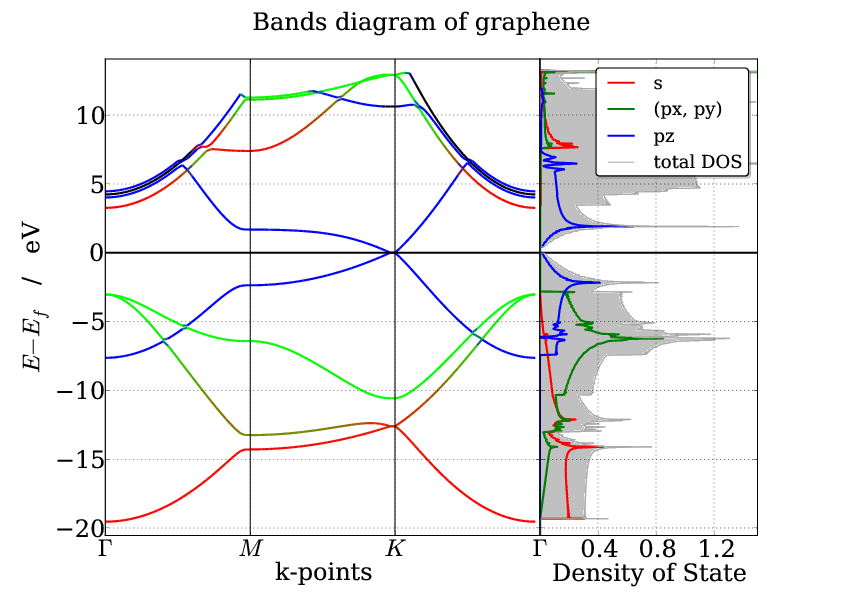

Source code (Python):
#!/usr/bin/env python
# -*- coding=utf-8 -*-

import sys

import numpy as np
from numpy import array as npa

import matplotlib.pyplot as plt
from matplotlib.collections import LineCollection
from matplotlib.gridspec import GridSpec

import pymatgen as mg
from pymatgen.io.vasp.outputs import Vasprun, Procar
from pymatgen.symmetry.bandstructure import HighSymmKpath
from pymatgen.electronic_structure.core import Spin, Orbital


def rgbline(ax, k, e, red, green, blue, alpha=1.):
    # creation of segments based on
    # http://nbviewer.ipython.org/urls/raw.github.com/dpsanders/matplotlib-examples/master/colorline.ipynb
    pts = np.array([k, e]).T.reshape(-1, 1, 2)
    seg = np.concatenate([pts[:-1], pts[1:]], axis=1)

    nseg = len(k) - 1
    r = [0.5 * (red[i] + red[i + 1]) for i in range(nseg)]
    g = [0.5 * (green[i] + green[i + 1]) for i in range(nseg)]
    b = [0.5 * (blue[i] + blue[i + 1]) for i in range(nseg)]
    a = np.ones(nseg, np.float) * alpha
    lc = LineCollection(seg, colors=list(zip(r, g, b, a)), linewidth=2)
    ax.add_collection(lc)

if __name__ == "__main__":
    # read data
    # ---------

    # kpoints labels
    path = HighSymmKpath(mg.Structure.from_file("./opt/CONTCAR")).kpath["path"]
    labels = [r"$%s$" % lab for lab in path[0][0:4]]

    # bands
    bands = Vasprun("./bands/vasprun.xml").get_band_structure("./bands/KPOINTS", line_mode=True)

    # projected bands
    data = Procar("./bands/PROCAR").data

    # density of state
    dosrun = Vasprun("./dos/vasprun.xml")

    # set up matplotlib plot
    # ----------------------

    # general options for plot
    font = {'family': 'serif', 'size': 24}
    plt.rc('font', **font)

    # set up 2 graph with aspec ration 2/1
    # plot 1: bands diagram
    # plot 2: Density of State
    gs = GridSpec(1, 2, width_ratios=[2, 1])
    fig = plt.figure(figsize=(11.69, 8.27))
    fig.suptitle("Bands diagram of graphene")
    ax1 = plt.subplot(gs[0])
    ax2 = plt.subplot(gs[1])  # , sharey=ax1)

    # set ylim for the plot
    # ---------------------
    emin = 1e100
    emax = -1e100
    for spin in bands.bands.keys():
        for b in range(bands.nb_bands):
            emin = min(emin, min(bands.bands[spin][b]))
            emax = max(emax, max(bands.bands[spin][b]))

    emin -= bands.efermi + 1
    emax -= bands.efermi - 1
    ax1.set_ylim(emin, emax)
    ax2.set_ylim(emin, emax)

    # Band Diagram
    # ------------

    # sum up contribution over carbon atoms
    data = data[Spin.up].sum(axis=2)

    # sum up px and py contributions and normalize contributions
    contrib = np.zeros((bands.nb_bands, len(bands.kpoints), 3))
    for b in range(bands.nb_bands):
        for k in range(len(bands.kpoints)):
            sc = data[k][b][Orbital.s.value]**2
            pxpyc = data[k][b][Orbital.px.value]**2 + \
                data[k][b][Orbital.py.value]**2
            pzc = data[k][b][Orbital.pz.value]**2
            tot = sc + pxpyc + pzc
            if tot != 0.0:
                contrib[b, k, 0] = sc / tot
                contrib[b, k, 1] = pxpyc / tot
                contrib[b, k, 2] = pzc / tot

    # plot bands using rgb mapping
    for b in range(bands.nb_bands):
        rgbline(ax1,
                range(len(bands.kpoints)),
                [e - bands.efermi for e in bands.bands[Spin.up][b]],
                contrib[b, :, 0],
                contrib[b, :, 1],
                contrib[b, :, 2])

    # style
    ax1.set_xlabel("k-points")
    ax1.set_ylabel(r"$E - E_f$   /   eV")
    ax1.grid()

    # fermi level at 0
    ax1.hlines(y=0, xmin=0, xmax=len(bands.kpoints), color="k", lw=2)

    # labels
    nlabs = len(labels)
    step = len(bands.kpoints) / (nlabs - 1)
    for i, lab in enumerate(labels):
        ax1.vlines(i * step, emin, emax, "k")
    ax1.set_xticks([i * step for i in range(nlabs)])
    ax1.set_xticklabels(labels)

    ax1.set_xlim(0, len(bands.kpoints))

    # Density of state
    # ----------------

    ax2.set_yticklabels([])
    ax2.grid()
    ax2.set_xticks(np.arange(0, 1.5, 0.4))
    ax2.set_xticklabels(np.arange(0, 1.5, 0.4))
    ax2.set_xlim(1e-6, 1.5)
    ax2.hlines(y=0, xmin=0, xmax=1.5, color="k", lw=2)
    ax2.set_xlabel("Density of State")

    # s contribution
    ax2.plot(npa(dosrun.pdos[0][Orbital.s][Spin.up]) +
             npa(dosrun.pdos[1][Orbital.s][Spin.up]),
             dosrun.tdos.energies - dosrun.efermi,
             "r-", label="s", linewidth=2)

    # px py contribution
    ax2.plot(npa(dosrun.pdos[0][Orbital.px][Spin.up]) +
             npa(dosrun.pdos[1][Orbital.px][Spin.up]) +
             npa(dosrun.pdos[0][Orbital.py][Spin.up]) +
             npa(dosrun.pdos[1][Orbital.py][Spin.up]),
             dosrun.tdos.energies - dosrun.efermi,
             "g-",
             label="(px, py)",
             linewidth=2)

    # pz contribution
    ax2.plot(npa(dosrun.pdos[0][Orbital.pz][Spin.up]) +
             npa(dosrun.pdos[1][Orbital.pz][Spin.up]),
             dosrun.tdos.energies - dosrun.efermi,
             "b-", label="pz", linewidth=2)

    # total dos
    ax2.fill_between(dosrun.tdos.densities[Spin.up],
                     0,
                     dosrun.tdos.energies - dosrun.efermi,
                     color=(0.7, 0.7, 0.7),
                     facecolor=(0.7, 0.7, 0.7))

    ax2.plot(dosrun.tdos.densities[Spin.up],
             dosrun.tdos.energies - dosrun.efermi,
             color=(0.6, 0.6, 0.6),
             label="total DOS")

    # plot format style
    # -----------------

    ax2.legend(fancybox=True, shadow=True, prop={'size': 18})
    plt.subplots_adjust(wspace=0)

    # plt.show()
    plt.savefig(sys.argv[0].strip(".py") + ".pdf", format="pdf")
